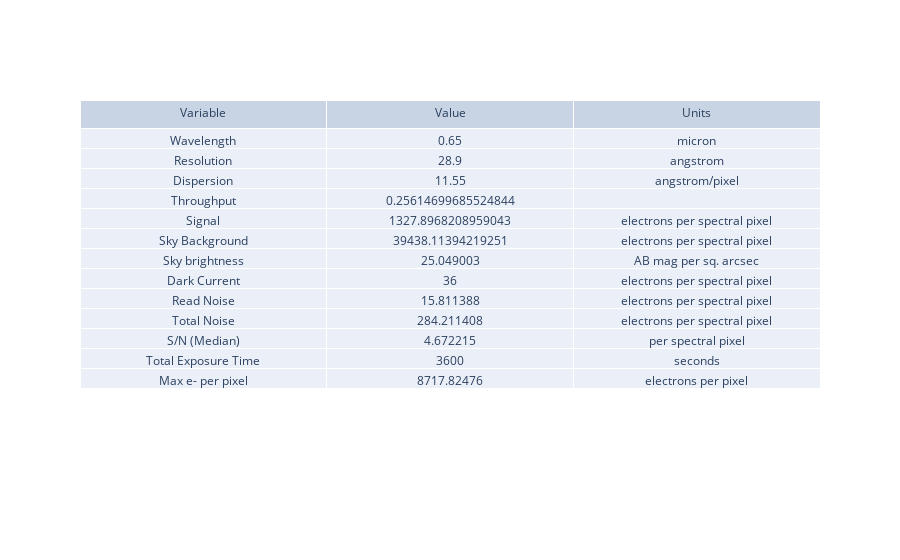

Here is the notebook cell this chart was saved with:
### Markdown cell above
## ETC: no filter, slitless - new userinput

### Code cell
userinput_slitless = {"telescope": "SOAR",  #choices are "SOAR", "Gemini", "ATLAS_PROBE" 
             "instrument": "SAMOS_VIS",#choices are "SAMOS", "SCORPIO", ,GMOX", ATLAS"
            "band": "LowWhite",      #other choices are 
                                  # SAMOS: "LowRed", "LowBlue", "HighRed", "HighBlue", "White1"
                                  # SCORPIO: "g", "r", "i", "z", "Y", "J", "H", "K"
                                  # GMOX: "Blue", "Red", "J", "H", "K"
                                  # ATLAS: "atlas_IR"
            "slit_width":1.,    #(arcsec) - Other choices are 
                                  # SAMOS: 0.167, 0.333, 0.500, 0.667, 0.833, 1.000
                                  # SCORPIO: 0.36, 0.54, 0.72, 1.08, 1.44, 2.16, 4.32
                                  # GMOX: 0.083, 0.167, 0.250, 0.333, 0.417, 0.500, 0.583, 0.667, 0.750, 0.833, 0.917, 1.00 
                                  # ATLAS: 0.75             
            "time":3600,          #exposure time (s)
            "nExp":5,             # Nr of frames; increases RON, helps saturation, always dither=2 if >0
            "Nreads":1,           # for IRs, RON goes with SQRT(Nreads), so this is the Nr of Fowler pairs
                                  # for CCDs  (all VIS channels) use Nreads = 1 
            "theta":0.33,          # extension of the source in the cross dispersion direction (arcsec): choice: theta = slitwidth in slitless mode
            "lineF":-99,          #use -99 for a dummy value
            "lineW":-99,          #use -99 for a dummy value
            "FWHM":200,           #Width of the line as emitted by the source, in km/s 
            "z":0,
            "specFile":"./templates/Galaxy_Kmag_19_Haflux_5e-17_ebmv_0_z_2_highResSpec_obs_redshift.txt", 
            "mag":22.5,
            "NormalizeUserSpec":True,
            "InputInAngstroms":True,
            "SN":-99,             # = -99 to calculate; othersise set "SN"  > 0 to extract time needed to reach the given SNR
            }

slitless_nofilter_etc_output = general_etc_serena(userinput_slitless,slitless_mode=True)

fig = go.Figure(data=[go.Table(header=dict(values=['Variable', 'Value', 'Units']),
                 cells=dict(values=[
                     slitless_nofilter_etc_output["summary_struct"]['quant'],
                     slitless_nofilter_etc_output["summary_struct"]['value'],
                     slitless_nofilter_etc_output["summary_struct"]['unit']]))
                     ])
fig.show()

### Figure 1 — Plotly figure (JSON) as saved in the notebook; plotly's stock layout.template omitted (floating-point values rounded to 4 significant figures)
{"data": [{"cells": {"values": [["Wavelength", "Resolution", "Dispersion", "Throughput", "Signal", "Sky Background", "Sky brightness", "Dark Current", "Read Noise", "Total Noise", "S/N (Median)", "Total Exposure Time", "Max e- per pixel"], [0.65, 28.9, 11.55, 0.2561, 1328.0, 39440.0, 25.05, 36, 15.81, 284.2, 4.672, 3600, 8718.0], ["micron", "angstrom", "angstrom/pixel", "", "electrons per spectral pixel", "electrons per spectral pixel", "AB mag per sq. arcsec", "electrons per spectral pixel", "electrons per spectral pixel", "electrons per spectral pixel", "per spectral pixel", "seconds", "electrons per pixel"]]}, "header": {"values": ["Variable", "Value", "Units"]}, "type": "table"}], "layout": {}}
